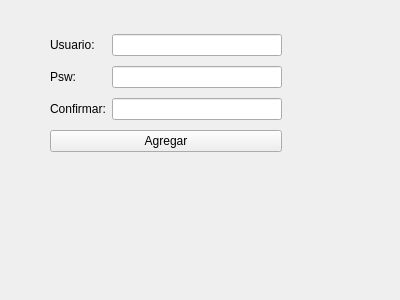
<?xml version="1.0" encoding="UTF-8"?>
<ui version="4.0">
 <class>registroUser</class>
 <widget class="QWidget" name="registroUser">
  <property name="geometry">
   <rect>
    <x>0</x>
    <y>0</y>
    <width>400</width>
    <height>300</height>
   </rect>
  </property>
  <property name="windowTitle">
   <string>Form</string>
  </property>
  <widget class="QWidget" name="">
   <property name="geometry">
    <rect>
     <x>50</x>
     <y>30</y>
     <width>232</width>
     <height>130</height>
    </rect>
   </property>
   <layout class="QGridLayout" name="gridLayout">
    <item row="0" column="0">
     <widget class="QLabel" name="label">
      <property name="text">
       <string>Usuario:</string>
      </property>
     </widget>
    </item>
    <item row="0" column="1">
     <widget class="QLineEdit" name="txt_usuario"/>
    </item>
    <item row="1" column="0">
     <widget class="QLabel" name="label_2">
      <property name="text">
       <string>Psw:</string>
      </property>
     </widget>
    </item>
    <item row="1" column="1">
     <widget class="QLineEdit" name="txt_psw"/>
    </item>
    <item row="2" column="0">
     <widget class="QLabel" name="label_3">
      <property name="text">
       <string>Confirmar:</string>
      </property>
     </widget>
    </item>
    <item row="2" column="1">
     <widget class="QLineEdit" name="txt_pswConfrimar"/>
    </item>
    <item row="3" column="0" colspan="2">
     <widget class="QPushButton" name="btn_agregar">
      <property name="text">
       <string>Agregar</string>
      </property>
     </widget>
    </item>
   </layout>
  </widget>
 </widget>
 <resources/>
 <connections/>
</ui>
